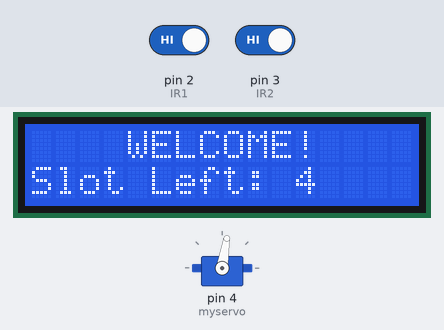
Recording of a sketch running on a simulated Arduino Uno, built with avr-gcc and run on an emulated ATmega328P. Parts: 16×2 character LCD, servo. The test bench sets the inputs (shaded band); at power-on: pin 2 (IR1) HIGH, pin 3 (IR2) HIGH. What the sketch prints to the serial monitor is not drawn.

Above: at 3.2 s.
3.3 s: pin 2 (IR1) driven LOW
At 4.6 s:
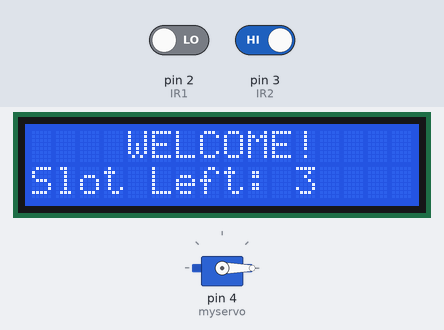
4.9 s: pin 3 (IR2) driven LOW
At 6.6 s:
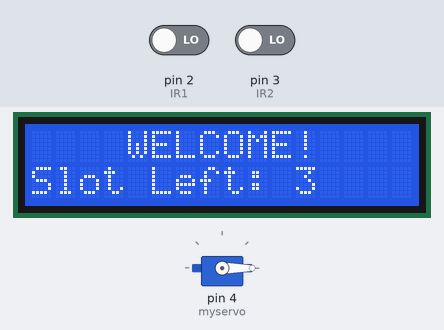
7.9 s: pin 2 (IR1) driven HIGH
At 9.1 s:
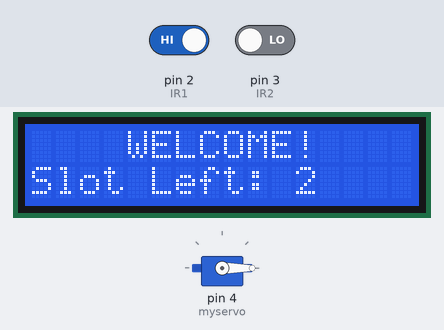
Timing chart, 0 to 10.9 s (numbered marks = the images above; inputs shaded):
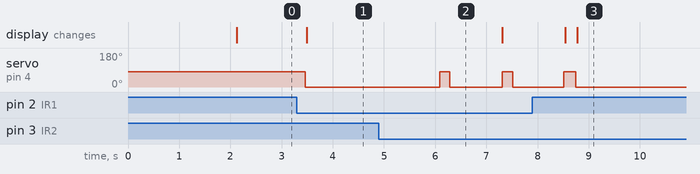

The sketch:

survo_test.ino
```cpp
// Created by Simple Circuits – Modified for reliability and flexibility by ChatGPT

#include <Wire.h>
#include <LiquidCrystal_I2C.h>
#include <Servo.h>

// LCD setup
LiquidCrystal_I2C lcd(0x27, 16, 2);   // Adjust I2C address if needed

// Servo setup
Servo myservo;

// IR Sensor Pins
const int IR1 = 2;  // Entry sensor
const int IR2 = 3;  // Exit sensor

// Parking Slot Management
int Slot = 4;       // Total number of parking slots
int flag1 = 0;
int flag2 = 0;

// Servo angle variables (you can easily change these!)
const int gateOpenAngle = 0;     // Gate opens at this angle
const int gateCloseAngle = 81;  // Gate closes at this angle

void setup() {
  Serial.begin(9600);

  // Initialize LCD
  lcd.init();
  lcd.backlight();

  // IR Sensor Pins
  pinMode(IR1, INPUT);
  pinMode(IR2, INPUT);

  // Attach Servo to Pin 4
  myservo.attach(4);
  myservo.write(gateCloseAngle);  // Gate initially closed

  // Display welcome message
  lcd.setCursor(0, 0);
  lcd.print("     ARDUINO    ");
  lcd.setCursor(0, 1);
  lcd.print(" PARKING SYSTEM ");
  delay(2000);
  lcd.clear();
}

void loop() {
  // Debug Info on Serial Monitor
  Serial.print("IR1: ");
  Serial.print(digitalRead(IR1));
  Serial.print(" | IR2: ");
  Serial.print(digitalRead(IR2));
  Serial.print(" | Slot: ");
  Serial.println(Slot);

  // Entry Logic
  if (digitalRead(IR1) == LOW && flag1 == 0) {
    if (Slot > 0) {
      flag1 = 1;
      if (flag2 == 0) {
        myservo.write(gateOpenAngle);  // Open gate
        Slot = Slot - 1;
      }
    } else {
      lcd.setCursor(0, 0);
      lcd.print("    SORRY :(    ");
      lcd.setCursor(0, 1);
      lcd.print("  Parking Full  ");
      delay(3000);
      lcd.clear();
    }
  }

  // Exit Logic
  if (digitalRead(IR2) == LOW && flag2 == 0) {
    flag2 = 1;
    if (flag1 == 0) {
      myservo.write(gateOpenAngle);  // Open gate
      Slot = Slot + 1;
    }
  }

  // After Entry + Exit both triggered
  if (flag1 == 1 && flag2 == 1) {
    delay(1000);                      // wait for car to pass
    myservo.write(gateCloseAngle);    // Close gate
    flag1 = 0;
    flag2 = 0;
  }

  // Update LCD Display
  lcd.setCursor(0, 0);
  lcd.print("    WELCOME!    ");
  lcd.setCursor(0, 1);
  lcd.print("Slot Left: ");
  lcd.print(Slot);

  // Prevent slot overflow/underflow
  if (Slot < 0) Slot = 0;
  if (Slot > 4) Slot = 4;

  delay(200);  // short delay to avoid bouncing
}
```

Measured:
- after the input at 3.3 s, servo on pin 4 (myservo): 81° → 0° after 0.17 s; the display: changes after 0.19 s (image 1)
- after the input at 4.9 s, servo on pin 4 (myservo): alternates 81° for 0.20 s and 0° for 1.0 s, starting after 1.2 s
- after the input at 7.9 s, servo on pin 4 (myservo): goes on until 8.7 s, then stays 0°
